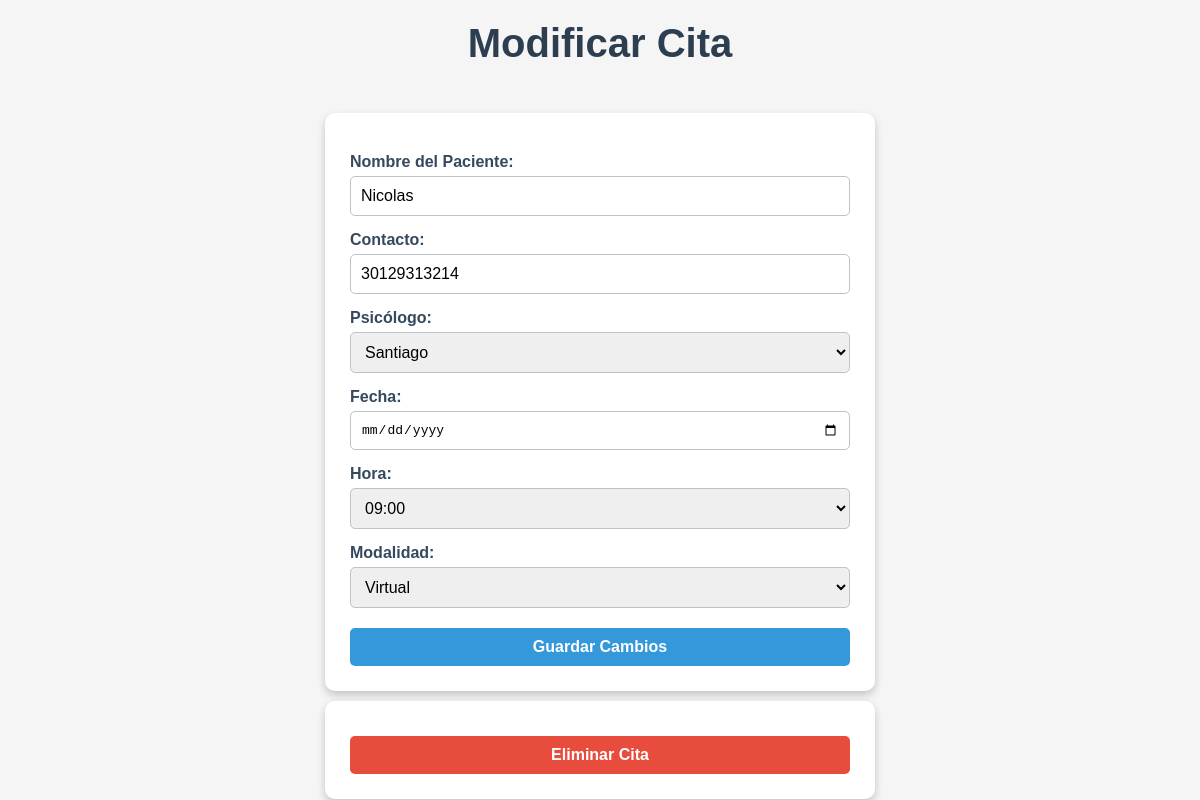
Page /modificar_cita/2/ on the committed database.
### citas/models.py (models this page shows, shortened)
class Cita(models.Model):
    psicologo = models.ForeignKey(Psicologo, on_delete=models.CASCADE)
    paciente = models.CharField(max_length=100)
    contacto = models.CharField(max_length=100)
    fecha = models.DateField()
    hora = models.TimeField()
    modalidad = models.CharField(max_length=10, choices=[('Presencial', 'Presencial'), ('Virtual', 'Virtual')])
    completa = models.BooleanField(default=False)
    enlace_reunion = models.URLField(blank=True, null=True)
    direccion = models.CharField(max_length=255, blank=True, null=True)
    class Meta:
        unique_together = ('psicologo', 'fecha', 'hora')

class Psicologo(AbstractBaseUser, PermissionsMixin):
    nombre = models.CharField(max_length=100)
    correo = models.EmailField(unique=True)
    is_active = models.BooleanField(default=True)
    is_staff = models.BooleanField(default=False)
    es_psicologo = models.BooleanField(default=True)
    enlace_reunion = models.URLField(max_length=200, blank=True, null=True)
    direccion_presencial = models.CharField(max_length=255, blank=True, null=True)
    objects = PsicologoManager()
    USERNAME_FIELD = 'correo'
    REQUIRED_FIELDS = ['nombre']

### citas/views.py (the view, shortened to what this page needs)
# urls.py: path('modificar_cita/<int:cita_id>/', views.modificar_cita, name='modificar_cita'),
def modificar_cita(request, cita_id):
    cita = get_object_or_404(Cita, id=cita_id)
    psicologos = Psicologo.objects.filter(es_psicologo=True)
    horas_disponibles = []
    psicologo_id = request.GET.get('psicologo', cita.psicologo_id)
    fecha = request.GET.get('fecha', cita.fecha)
    if psicologo_id and fecha:
        horas_disponibles = get_horas_disponibles(psicologo_id, fecha)
    return render(request, 'modificar_cita.html', {
        'cita': cita,
        'psicologos': psicologos,
        'horas_disponibles': horas_disponibles,
        'fecha_seleccionada': fecha
    })

### citas/views.py (called while the page is built)
def get_horas_disponibles(psicologo_id, fecha):
    horas_totales = [f"{h:02}:00" for h in range(9, 18)]  # Horas de 9:00 a 17:00
    citas = Cita.objects.filter(psicologo_id=psicologo_id, fecha=fecha).values_list('hora', flat=True)
    horas_ocupadas = [hora.strftime('%H:%M') for hora in citas]
    horas_disponibles = [hora for hora in horas_totales if hora not in horas_ocupadas]
    return horas_disponibles

### citas/templates/modificar_cita.html (shortened to what this page needs)
<!DOCTYPE html>
<html>
<head>
    {% load static %}
    <link rel="stylesheet" href="{% static 'css/Mcita_styles.css' %}">
</head>
<body>
    <h1>Modificar Cita</h1>
    <form method="post">
        <label for="nombre">Nombre del Paciente:</label>
        <input type="text" id="nombre" name="nombre" value="{{ cita.paciente }}" readonly><br>
        <label for="contacto">Contacto:</label>
        <input type="text" id="contacto" name="contacto" value="{{ cita.contacto }}" readonly><br>
        <label for="psicologo">Psicólogo:</label>
        <select id="psicologo" name="psicologo" onchange="actualizarHorasDisponibles()" required>
            {% for psicologo in psicologos %}
                <option value="{{ psicologo.id }}" {% if psicologo.id == cita.psicologo.id %}selected{% endif %}>{{ psicologo.nombre }}</option>
            {% endfor %}
        </select><br>
        <label for="fecha">Fecha:</label>
        <input type="date" id="fecha" name="fecha" value="{{ fecha_seleccionada }}" onchange="actualizarHorasDisponibles()" required><br>
        <label for="hora">Hora:</label>
        <select id="hora" name="hora" required>
            {% if horas_disponibles %}
                {% for hora in horas_disponibles %}
                    <option value="{{ hora }}" {% if hora == cita.hora %}selected{% endif %}>{{ hora }}</option>
                {% endfor %}
            {% else %}
                <option value="{{ cita.hora }}" selected>{{ cita.hora }}</option>
            {% endif %}
        </select><br>
        <label for="modalidad">Modalidad:</label>
        <select id="modalidad" name="modalidad" required>
            <option value="Virtual" {% if cita.modalidad == "Virtual" %}selected{% endif %}>Virtual</option>
        </select><br>
        <button type="submit">Guardar Cambios</button>
    </form>
    <form method="post" action="{% url 'eliminar_cita' cita.id %}">
        <button type="submit">Eliminar Cita</button>
    </form>
</body>
</html>

### static/css/Mcita_styles.css (style rules this page uses)
body { font-family: Arial, sans-serif; background-color: #f5f5f5; display: flex; flex-direction: column; align-items: center; justify-content: center; min-height: 100vh; margin: 0; }
h1 { color: #2c3e50; font-size: 2.5em; margin-top: 20px; font-weight: bold; }
form { background-color: #ffffff; padding: 25px; border-radius: 10px; box-shadow: 0 4px 8px rgba(0, 0, 0, 0.2); max-width: 500px; width: 100%; margin-top: 20px; }
label { display: block; font-weight: bold; color: #34495e; margin-top: 15px; }
input[type="text"], input[type="date"], select { width: 100%; padding: 10px; margin-top: 5px; border: 1px solid #bdc3c7; border-radius: 5px; box-sizing: border-box; font-size: 1em; }
button[type="submit"] { width: 100%; background-color: #3498db; color: white; border: none; padding: 10px; font-size: 1em; font-weight: bold; border-radius: 5px; cursor: pointer; margin-top: 20px; transition: background-color 0.3s ease; }
form + form button[type="submit"] { background-color: #e74c3c; margin-top: 10px; }
form + form { margin-top: 10px; }

### rows in the picture
Cita: nombre "Nicolas", contacto "30129313214", psicologo "Santiago", modalidad "Virtual"

### other values in the picture
form field hora "09:00"
